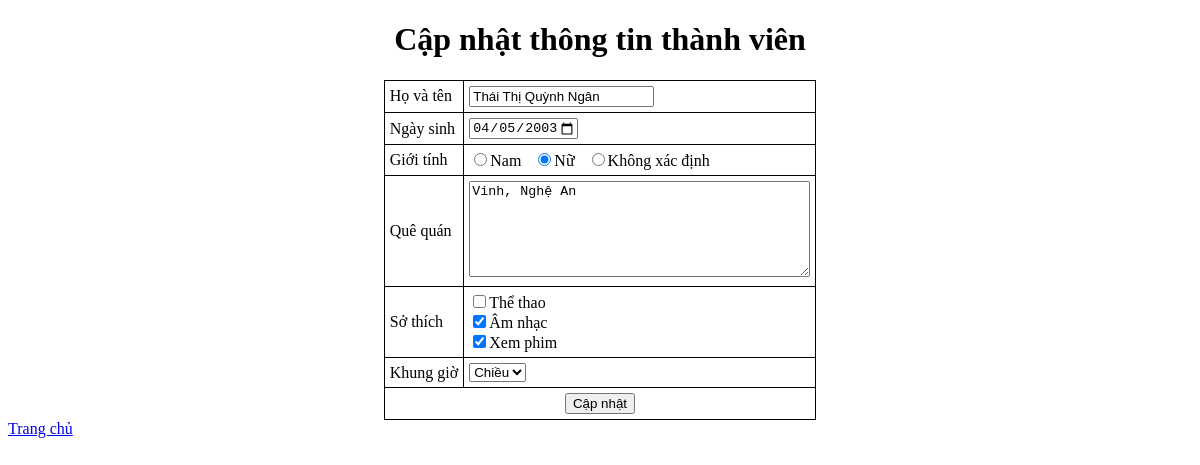
The app's page /?action=edit&id=2 with its own data.
### tables this page shows
CREATE TABLE `members` (
  `member_id` int(5) NOT NULL,
  `member_name` varchar(500) DEFAULT NULL,
  `member_dob` varchar(15) DEFAULT NULL,
  `member_sex` int(1) NOT NULL DEFAULT 0,
  `member_nativeLand` varchar(500) DEFAULT NULL,
  `member_hobby` varchar(3) DEFAULT NULL,
  `member_time` int(1) NOT NULL DEFAULT 0
);

### lecongminh_Connect.php (called while the page is built, shortened)
<?php
class Connect
{
    private $host = 'localhost';
    private $user = 'root';
    private $pass = '';
    private $database = 'lecongminh';
    public function connectDB()
    {
        $connect = mysqli_connect($this->host, $this->user, $this->pass, $this->database);
        mysqli_set_charset($connect, 'utf8');
        return $connect;
    }
    public function excuteQuery($sql)
    {
        $connect = $this->connectDB();
        $result = mysqli_query($connect, $sql);
        return $result;
    }
}

### lecongminh_edit.php (the view, shortened to what this page needs)
<?php
$id = $_GET['id'];
$sql = "select * from `lecongminh`.`members` where member_id = " . $id;
$result = (new Connect())->excuteQuery($sql);
$member = mysqli_fetch_array($result);
?>
<div class="container">
    <h1>Cập nhật thông tin thành viên</h1>
    <form action="?action=update" method="post">
        <table class="noborder">
            <tr>
                <td>Họ và tên</td>
                <td><input type="text" name="member_name" required value="<?php echo $member["member_name"]; ?>"></td>
            </tr>
            <tr>
                <td>Ngày sinh</td>
                <td><input type="date" max="<?php echo date("Y-m-d"); ?>" name="member_dob" required value="<?php echo date('Y-m-d', strtotime($member["member_dob"])); ?>"></td>
            </tr>
            <tr>
                <td>Giới tính</td>
                <td>
                    <input type="radio" name="member_sex" id="member_sex" value="0" <?php if ($member["member_sex"] == 0) echo "checked"; ?>>Nam &nbsp;
                    <input type="radio" name="member_sex" id="member_sex" value="1" <?php if ($member["member_sex"] == 1) echo "checked"; ?>>Nữ &nbsp;
                    <input type="radio" name="member_sex" id="member_sex" value="2" <?php if ($member["member_sex"] == 2) echo "checked"; ?>>Không xác định &nbsp;
                </td>
            </tr>
            <tr>
                <td>Quê quán</td>
                <td><textarea rows="6" cols="40" type="text" name="member_nativeLand" required><?php echo $member["member_nativeLand"]; ?></textarea></td>
            </tr>
            <tr>
                <td>Sở thích</td>
                <td>
                    <input type="checkbox" name="member_hobby[]" id="member_hobby" value="0" <?php if (str_contains($member["member_hobby"], "0")) echo "checked"; ?>>Thể thao <br>
                    <input type="checkbox" name="member_hobby[]" id="member_hobby" value="1" <?php if (str_contains($member["member_hobby"], "1")) echo "checked"; ?>>Âm nhạc <br>
                    <input type="checkbox" name="member_hobby[]" id="member_hobby" value="2" <?php if (str_contains($member["member_hobby"], "2")) echo "checked"; ?>>Xem phim <br>
                </td>
            </tr>
            <tr>
                <td>Khung giờ</td>
                <td>
                    <select name="member_time" id="member_time" require>
                        <option value="1" <?php if ($member["member_time"] == 1) echo "selected"; ?>>Chiều</option>
                    </select>
                </td>
            </tr>
            <tr>
                <td colspan="2" class="btn"><button type="submit">Cập nhật</button></td>
            </tr>
        </table>
    </form>
</div>
<a href="index.php">Trang chủ</a>

### lecongminh_main.css (style rules this page uses)
table,tr, td, th { border-collapse: collapse; border: 1px solid black; }
td.btn { text-align: center; }
.container { width: 100wh; margin-top: 20px; }
table { margin: 0 auto; }
h1 { text-align: center; }
td { padding: 5px; }

### records on screen
members: member_name "Thái Thị Quỳnh Ngân", member_dob "04/05/2003", member_sex "☑", member_nativeLand "Vinh, Nghệ An", member_hobby "☑", member_time "Chiều"
